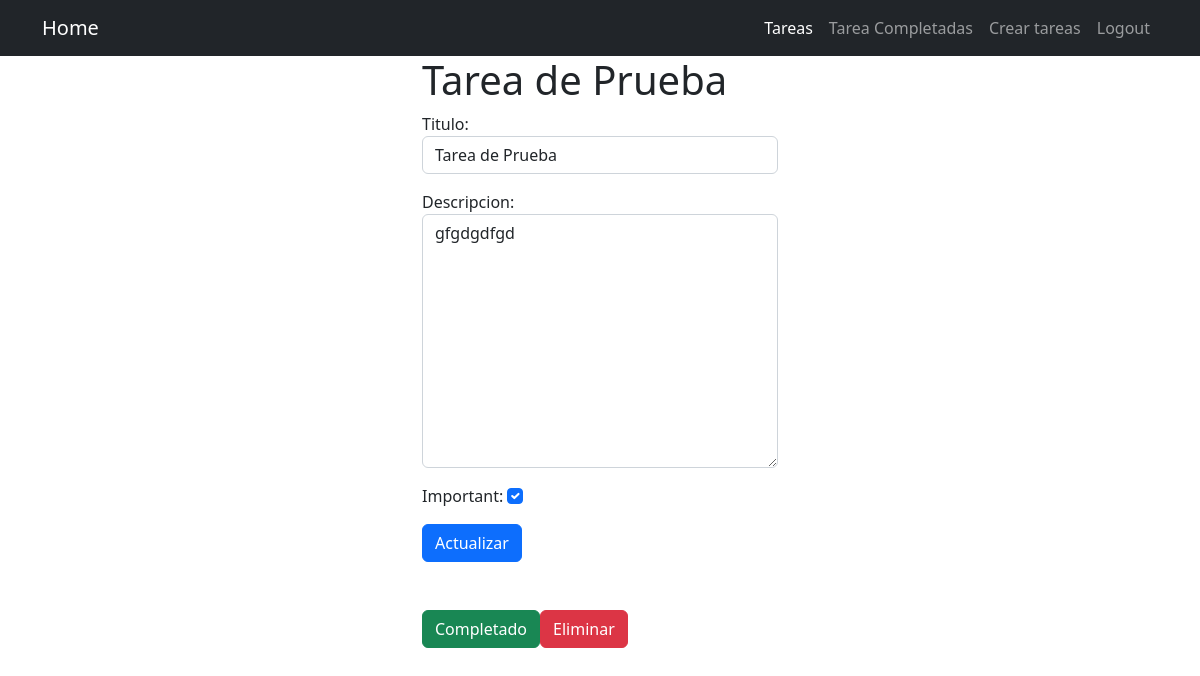
Screenshot of /obtener_tareas/19 (signed in) with the database file from the repository.
### tarea_app/models.py (models this page shows, shortened)
class Tareamodel(models.Model): #Tarea es el nombre de la tabla en la base de datos
    titulo = models.CharField(max_length=100) #titulo es el nombre de la columna en la base de datos
    descripcion = models.TextField(blank=True) #descripcion es el nombre de la columna en la base de datos
    created = models.DateTimeField(auto_now_add=True) #created es el nombre de la columna en la base de datos
    datecompleted = models.DateTimeField(null=True, blank=True) #datecompleted es el nombre de la columna en la base de datos
    important =  models.BooleanField(default=False) #important es el nombre de la columna en la base de datos
    user =  models.ForeignKey(User, on_delete=models.CASCADE) #user es el nombre de la columna en la base de datos y es una llave foranea que hace referencia a la tabla User de la base de datos

### tarea_app/views.py (the view, shortened to what this page needs)
# urls.py: path('obtener_tareas/<int:tarea_id>', views.obtener_tareas, name='obtener_tareas'), # Se crea la ruta para la funcion obtener_tareas
@login_required  # decoramos la vista tarea
def obtener_tareas(request, tarea_id):
    if request.method == 'GET':
        t = get_object_or_404(Tareamodel, pk=tarea_id, user=request.user)
        tform = TareaForm(instance=t)
        return render(request, 'obtener_tareas.html', {'tarea1': t, 'tarea2': tform})

### tarea_app/forms.py
class TareaForm(forms.ModelForm):
    class Meta: # Creamos la clase Meta para definir el modelo y los campos que queremos que se muestren en el formulario
        model = Tareamodel # Definimos el modelo
        fields = ['titulo', 'descripcion', 'important'] # Definimos los campos que queremos que se muestren en el formulario
        widgets = {
            'titulo': forms.TextInput(attrs={'class': 'form-control' }),
            'descripcion': forms.Textarea(attrs={'class': 'form-control' }),
            'important': forms.CheckboxInput(attrs={'class': 'form-check-input' }),
        }

### tarea_app/templates/obtener_tareas.html (shortened to what this page needs)
{% extends 'base.html' %}
{% block content %}
<main class="container">
    <div class="row">
        <div class="col-md-4 offset-md-4">
            <h1>{{tarea1.titulo}}</h1>
            <form method="POST">
                {{tarea2.as_p}}
                <button type="submit" class="btn btn-primary">Actualizar</button>
            </form>
            <div class="mt-5 d-flex">
                <form action="{% url 'completar_tarea' tarea1.id %}" method="post">
                    <button class="btn btn-success">
                        Completado
                    </button>
                </form>
                <form action="{% url 'eliminar_tarea' tarea1.id %} " method='post'>
                    <button class="btn btn-danger">
                        Eliminar
                    </button>
                </form>
            </div>
        </div>
    </div>
</main>
{% endblock  %}

### rows the page displays
Tareamodel: titulo "Tarea de Prueba", descripcion "gfgdgdfgd", important "☑"
